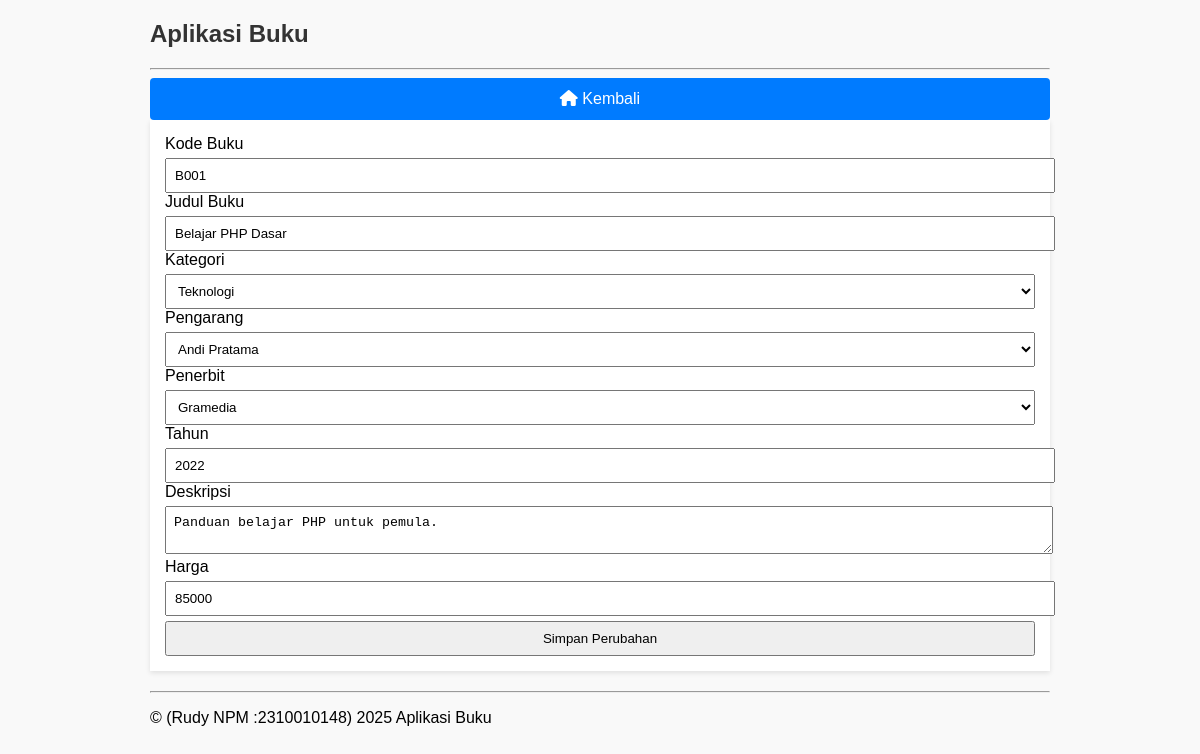
Screenshot of /master_buku/edit.php?kode=B001 with the database file from the repository.
### tables this page shows
CREATE TABLE IF NOT EXISTS `master_buku` (
  `kode_buku` varchar(10) NOT NULL,
  `judul_buku` varchar(30) DEFAULT NULL,
  `kategori` varchar(10) DEFAULT NULL,
  `pengarang` varchar(10) DEFAULT NULL,
  `penerbit` varchar(10) DEFAULT NULL,
  `tahun` varchar(4) DEFAULT NULL,
  `deskripsi` text,
  `harga` int DEFAULT NULL,
  PRIMARY KEY (`kode_buku`),
  KEY `kategori` (`kategori`),
  KEY `pengarang` (`pengarang`),
  KEY `penerbit` (`penerbit`),
  CONSTRAINT `master_buku_ibfk_1` FOREIGN KEY (`kategori`) REFERENCES `kategori` (`kode_kategori`) ON DELETE RESTRICT ON UPDATE CASCADE,
  CONSTRAINT `master_buku_ibfk_2` FOREIGN KEY (`pengarang`) REFERENCES `pengarang` (`kode_pengarang`) ON DELETE RESTRICT ON UPDATE CASCADE,
  CONSTRAINT `master_buku_ibfk_3` FOREIGN KEY (`penerbit`) REFERENCES `penerbit` (`kode_penerbit`) ON DELETE RESTRICT ON UPDATE CASCADE
);

CREATE TABLE IF NOT EXISTS `kategori` (
  `kode_kategori` varchar(10) NOT NULL,
  `nama_kategori` varchar(20) DEFAULT NULL,
  PRIMARY KEY (`kode_kategori`)
);

CREATE TABLE IF NOT EXISTS `pengarang` (
  `kode_pengarang` varchar(10) NOT NULL,
  `nama_pengarang` varchar(30) DEFAULT NULL,
  PRIMARY KEY (`kode_pengarang`)
);

CREATE TABLE IF NOT EXISTS `penerbit` (
  `kode_penerbit` varchar(10) NOT NULL,
  `nama_penerbit` varchar(30) DEFAULT NULL,
  `kota_penerbit` varchar(10) DEFAULT NULL,
  PRIMARY KEY (`kode_penerbit`)
);

### master_buku/edit.php (the view, shortened to what this page needs)
<?php
include "../config/koneksi.php";
$kode = $_GET['kode'] ?? '';
$data = mysqli_query($koneksi, "SELECT * FROM master_buku WHERE kode_buku = '$kode'");
$row = mysqli_fetch_assoc($data);
$kategori = mysqli_query($koneksi, "SELECT * FROM kategori");
$pengarang = mysqli_query($koneksi, "SELECT * FROM pengarang");
$penerbit = mysqli_query($koneksi, "SELECT * FROM penerbit");
?>
<div class="nav-links">
    <a href="index.php"><i class="fas fa-home"></i> Kembali</a>
</div>
<form method="POST">
    <label>Kode Buku</label>
    <input type="text" name="kode" value="<?= htmlspecialchars($row['kode_buku']) ?>" readonly>
    <label>Judul Buku</label>
    <input type="text" name="judul" value="<?= htmlspecialchars($row['judul_buku']) ?>" required>
    <label>Kategori</label>
    <select name="kategori" required>
        <?php while ($kat = mysqli_fetch_assoc($kategori)) { ?>
            <option value="<?= $kat['kode_kategori'] ?>" <?= $kat['kode_kategori'] == $row['kategori'] ? 'selected' : '' ?>>
                <?= $kat['nama_kategori'] ?>
            </option>
        <?php } ?>
    </select>
    <label>Pengarang</label>
    <select name="pengarang" required>
        <?php while ($pg = mysqli_fetch_assoc($pengarang)) { ?>
            <option value="<?= $pg['kode_pengarang'] ?>" <?= $pg['kode_pengarang'] == $row['pengarang'] ? 'selected' : '' ?>>
                <?= $pg['nama_pengarang'] ?>
            </option>
        <?php } ?>
    </select>
    <label>Penerbit</label>
    <select name="penerbit" required>
        <?php while ($pn = mysqli_fetch_assoc($penerbit)) { ?>
            <option value="<?= $pn['kode_penerbit'] ?>" <?= $pn['kode_penerbit'] == $row['penerbit'] ? 'selected' : '' ?>>
                <?= $pn['nama_penerbit'] ?>
            </option>
        <?php } ?>
    </select>
    <label>Tahun</label>
    <input type="text" name="tahun" maxlength="4" value="<?= htmlspecialchars($row['tahun']) ?>" required>
    <label>Deskripsi</label>
    <textarea name="deskripsi"><?= htmlspecialchars($row['deskripsi']) ?></textarea>
    <label>Harga</label>
    <input type="number" name="harga" value="<?= htmlspecialchars($row['harga']) ?>" required>
    <button type="submit">Simpan Perubahan</button>
</form>
<?php
include "../config/layout.php";
?>

### assets/style.css (style rules this page uses)
body { font-family: Arial, sans-serif; margin: 20px; background: #f9f9f9; }
a { text-decoration: none; color: #007bff; }
button, input, select, textarea { padding: 8px; margin-top: 5px; width: 100%; }
form { margin-bottom: 20px; background: white; padding: 15px; box-shadow: 0 2px 5px rgba(0,0,0,0.1); }
.nav-links { display: flex !important; flex-direction: column !important; gap: 10px !important; }
.nav-links a { display: block !important; background: #007bff; color: white; padding: 12px; border-radius: 4px; text-align: center; transition: background 0.2s ease; }

### rows the page displays
master_buku: kode "B001", judul "Belajar PHP Dasar", kategori "Teknologi", pengarang "Andi Pratama", penerbit "Gramedia", tahun "2022", deskripsi "Panduan belajar PHP untuk pemula.", harga "85000"

### other values shown
$siteTitle "Aplikasi Buku"
